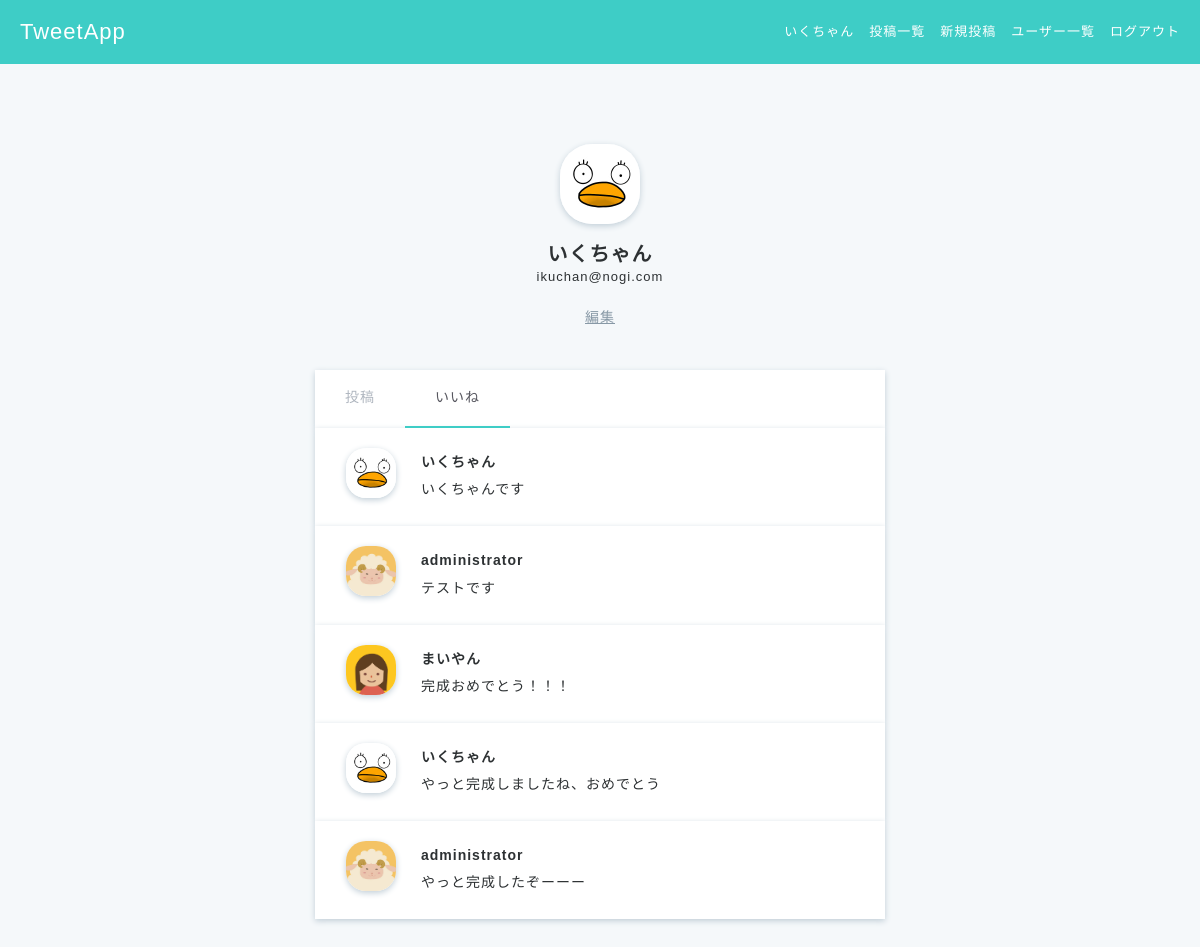
Screenshot of /accounts/user_like/3 (signed in) with the database file from the repository.
### accounts/models.py (models this page shows, shortened)
class Users(AbstractBaseUser, PermissionsMixin):
    username = models.CharField(max_length=150)
    email = models.EmailField(max_length=255, unique=True)
    is_active = models.BooleanField(default=True)
    is_staff = models.BooleanField(default=False)
    picture = models.FileField(null=True, upload_to='picture/', default='picture/default_user.jpeg')
    USERNAME_FIELD = 'email' # このテーブルのレコードを一意に識別
    REQUIRED_FIELDS = ['username'] # スーパーユーザ作成時に入力する
    objects = UserManager()
    class Meta:
        db_table = 'users'

### post/models.py (models this page shows, shortened)
class Likes(models.Model):
    post = models.ForeignKey('post.Posts', on_delete=models.CASCADE)
    user = models.ForeignKey('accounts.Users', on_delete=models.CASCADE)
    created_at = models.DateTimeField(auto_now_add=True)
    updated_at = models.DateTimeField(auto_now=True)
    class Meta:
        db_table = 'likes'

class Posts(models.Model):
    content = models.CharField(max_length=140)
    user = models.ForeignKey('accounts.Users', on_delete=models.CASCADE)
    created_at = models.DateTimeField(auto_now_add=True)
    updated_at = models.DateTimeField(auto_now=True)
    class Meta:
        db_table = 'posts'

### accounts/views.py (the view)
# urls.py: path('accounts/user_like/<int:user_id>', views.user_like, name='user_like'),
def user_like(request, user_id):
    if not request.user.is_authenticated:
        messages.warning(request, 'ログインが必要です')
        return redirect('accounts:user_login')
    else:
        user = get_object_or_404(Users, id=user_id)
        likes = Likes.objects.filter(
            user_id=user.id).order_by('-created_at')
        return render(request, 'accounts/user_like.html', context={
            'user': user, 'likes': likes
        })

### templates/accounts/user_like.html
{% extends 'base.html' %}
{% block content %}
<div class="main user-show">
  <div class="container">
    <div class="user">
      <img src="{{ user.picture.url }}">
      <h2>{{ user.username }}</h2>
      <p>{{ user.email }}</p>
      {% if request.user.id == user.id %}
          <a href="{% url 'accounts:user_edit' %}">編集</a>
      {% endif %}
    </div>
    <ul class="user-tabs">
      <li><a href="{% url 'accounts:user_detail' user_id=user.id %}">投稿</a></li>
      <li class="active"><a href="{% url 'accounts:user_like' user_id=user.id %}">いいね</a></li>
    </ul>
    {% for like in likes %}
      <div class="posts-index-item">
        <div class="post-left">
          <img src="{{ like.post.user.picture.url }}">
        </div>
        <div class="post-right">
          <div class="post-user-name">
            <a href="{% url 'accounts:user_detail' user_id=like.post.user.id %}">{{ like.post.user.username }}</a>
          </div>
          <a href="{% url 'post:post_detail' post_id=like.post.id %}">{{ like.post.content }}</a>
        </div>
      </div>
    {% endfor %}
  </div>
</div>
{% endblock content %}

### templates/base.html (shortened to what this page needs)
{% load static %}
<!DOCTYPE html>
<html lang="ja">
  <head>
    <link rel="stylesheet" href="{% static 'css/style.css' %}"/>
    <link rel="stylesheet" href="https://maxcdn.bootstrapcdn.com/font-awesome/4.7.0/css/font-awesome.min.css"/>
  </head>
  <body>
    <header>
      <div class="header-logo">
        {% if user.is_authenticated %}
        <a href="{% url 'post:posts_index' %}">TweetApp</a>
        {% else %}
        <a href="{% url 'accounts:top' %}">TweetApp</a>
        {% endif %}
      </div>
      <ul class="header-menus">
        {% if user.is_authenticated %}
        <li>
          <a href="{% url 'accounts:user_detail' user_id=request.user.id %}">{{ request.user.username }}</a>
        </li>
        <li>
          <a href="{% url 'post:posts_index' %}">投稿一覧</a>
        </li>
        <li>
          <a href="{% url 'post:create_post' %}">新規投稿</a>
        </li>
        <li>
          <a href="{% url 'accounts:users_index' %}">ユーザー一覧</a>
        </li>
        <li>
          <a href="{% url 'accounts:user_logout' %}">ログアウト</a>
        </li>
        {% endif %}
      </ul>
    </header>
    {% block content %}{% endblock content %}
  </body>
</html>

### static/css/style.css (style rules this page uses)
* { box-sizing: border-box; }
html { font: 100%/1.5 'Avenir Next', 'Hiragino Sans', sans-serif; line-height: 1.7; letter-spacing: 1px; }
ul, li { list-style-type: none; padding: 0; margin: 0; }
a { text-decoration: none; color: #2d3133; font-size: 14px; }
h1, h2, h3, h4, h5, h6, p { margin: 0; }
body { color: #2d3133; background-color: #3ecdc6; margin: 0; min-height: 1vh; }
.main { position: absolute; top: 64px; width: 100%; height: auto; min-height: 100%; background-color: #f5f8fa; }
.container { max-width: 600px; margin: 60px auto; padding-left: 15px; padding-right: 15px; clear: both; }
header { height: 64px; position: absolute; z-index: 1; width: 100%; }
.header-logo { float: left; padding-left: 20px; color: white; font-size: 22px; line-height: 64px; }
.header-logo a { color: white; font-size: 22px; }
.header-menus { float: right; padding-right: 20px; }
.header-menus li { float: left; line-height: 64px; font-size: 13px; color: white; padding-left: 15px; }
.header-menus a { float: left; font-size: 13px; color: white; }
.posts-index-item { padding: 20px 30px; background-color: white; overflow: hidden; box-shadow: 0 2px 6px #c1ced7; }
.post-left img { width: 50px; height: 50px; border-radius: 40%; box-shadow: 0 2px 6px #c1ced7; object-fit: cover; }
.post-user-name a { font-weight: 600; }
.post-left { float: left; width: 10%; }
.post-right { float: left; width: 90%; padding-left: 25px; text-align: left; }
.user-show { text-align: center; }
.user { margin-bottom: 20px; }
.user img { width: 80px; height: 80px; border-radius: 40%; box-shadow: 0 2px 6px #c1ced7; margin: 20px 0 10px; object-fit: cover; }
.user h2 { font-size: 20px; font-weight: 600; line-height: 1.2; }
.user p { font-size: 13px; margin-bottom: 15px; }
.user a { color: #8899a6; text-decoration: underline; font-weight: 200; }
.user-tabs { margin-top: 40px; background-color: white; overflow: hidden; box-shadow: 0 2px 6px #c1ced7; }
.user-tabs li { float: left; }
.user-tabs li.active { border-bottom: 2px solid #3ecdc6; }
.user-tabs li.active a { color: #57575f; }
.user-tabs a { display: inline-block; padding: 16px 30px; color: #afb6bf; }

### rows the page displays
Users: user.username "いくちゃん", picture (picture), username "いくちゃん", email "ikuchan@nogi.com"
Likes: post.user.picture (picture), post.user.username "いくちゃん", post.content "いくちゃんです"
Likes: post.user.picture (picture), post.user.username "administrator", post.content "テストです"
Likes: post.user.picture (picture), post.user.username "まいやん", post.content "完成おめでとう！！！"
Likes: post.user.picture (picture), post.user.username "いくちゃん", post.content "やっと完成しましたね、おめでとう"
Likes: post.user.picture (picture), post.user.username "administrator", post.content "やっと完成したぞーーー"
